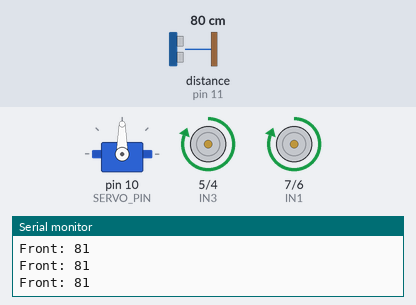
This sketch was run on a simulated Arduino Uno, built with avr-gcc and run on an emulated ATmega328P. Shown: servo, motor-driver pin pairs drawn as motors (green arrow = first pin HIGH = forward, orange = second pin HIGH = backward, longer = more drive), the last lines printed to the serial monitor. The test bench sets the inputs (shaded band); at power-on: distance to the obstacle (sensor on pin 11) 80 cm. The echo pulse lasts 58.3 µs per cm.

Above: at 1.7 s.
1.8 s: distance to the obstacle (sensor on pin 11) set to 33 cm
3.3 s: distance to the obstacle (sensor on pin 11) set to 27 cm
At 4.83 s:
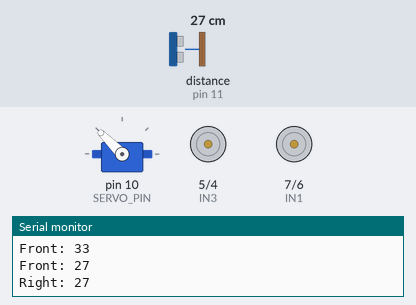
6.3 s: distance to the obstacle (sensor on pin 11) set to 35 cm
At 7.61 s:
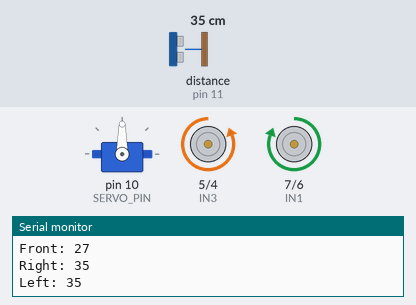
9.3 s: distance to the obstacle (sensor on pin 11) set to 2 cm
At 9.78 s:
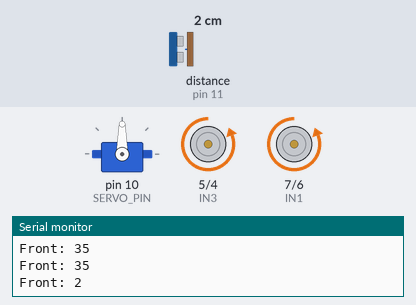
Timing chart, 0 to 13.3 s (numbered marks = the images above; inputs shaded):
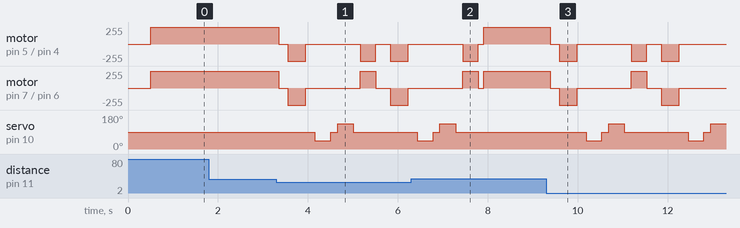

The sketch:

ardino_detecht_range_finder.ino
```cpp
#include <Servo.h>
#include <NewPing.h>

// Motor pins
const int IN1 = 7; // left forward
const int IN2 = 6; // left backward
const int IN3 = 5; // right forward
const int IN4 = 4; // right backward

// Servo and ultrasonic
const int SERVO_PIN = 10;
const int TRIG_PIN  = 9;
const int ECHO_PIN  = 11;
const int MAX_DIST  = 150; // cm

Servo servoMotor;
NewPing sonar(TRIG_PIN, ECHO_PIN, MAX_DIST);

void setup() {
  Serial.begin(9600);

  pinMode(IN1, OUTPUT);
  pinMode(IN2, OUTPUT);
  pinMode(IN3, OUTPUT);
  pinMode(IN4, OUTPUT);

  servoMotor.attach(SERVO_PIN);
  servoMotor.write(90); // center
  delay(500);
}

void moveForward() {
  digitalWrite(IN1, HIGH); digitalWrite(IN2, LOW);
  digitalWrite(IN3, HIGH); digitalWrite(IN4, LOW);
}

void moveBackward() {
  digitalWrite(IN1, LOW); digitalWrite(IN2, HIGH);
  digitalWrite(IN3, LOW); digitalWrite(IN4, HIGH);
}

void stopMotors() {
  digitalWrite(IN1, LOW); digitalWrite(IN2, LOW);
  digitalWrite(IN3, LOW); digitalWrite(IN4, LOW);
}

int readDist() {
  int cm = sonar.ping_cm();
  if (cm == 0) cm = 250; // out-of-range fallback
  return cm;
}

int lookRight() {
  servoMotor.write(45); // adjust if needed for your mounting
  delay(350);
  int d = readDist();
  servoMotor.write(90);
  delay(150);
  return d;
}

int lookLeft() {
  servoMotor.write(135); // adjust if needed
  delay(350);
  int d = readDist();
  servoMotor.write(90);
  delay(150);
  return d;
}

void loop() {
  int front = readDist();
  Serial.print("Front: "); Serial.println(front);

  if (front <= 30) {
    stopMotors();
    delay(200);
    moveBackward();
    delay(400);
    stopMotors();
    delay(200);

    int r = lookRight();
    Serial.print("Right: "); Serial.println(r);
    int l = lookLeft();
    Serial.print("Left: "); Serial.println(l);

    if (r >= l) {
      // turn right: left forward, right backward
      digitalWrite(IN1, HIGH); digitalWrite(IN2, LOW);
      digitalWrite(IN3, LOW);  digitalWrite(IN4, HIGH);
      delay(350);
      stopMotors();
    } else {
      // turn left: left backward, right forward
      digitalWrite(IN1, LOW);  digitalWrite(IN2, HIGH);
      digitalWrite(IN3, HIGH); digitalWrite(IN4, LOW);
      delay(350);
      stopMotors();
    }
  } else {
    moveForward();
  }

  delay(120);
}
```

Measured:
- the behaviour switches between 31 and 30 cm on distance to the obstacle (sensor on pin 11) (found by bisection; images 0 and 1)
- after the input at 6.3 s, servo on pin 10 (SERVO_PIN): goes on until 7.3 s, then stays 90°
